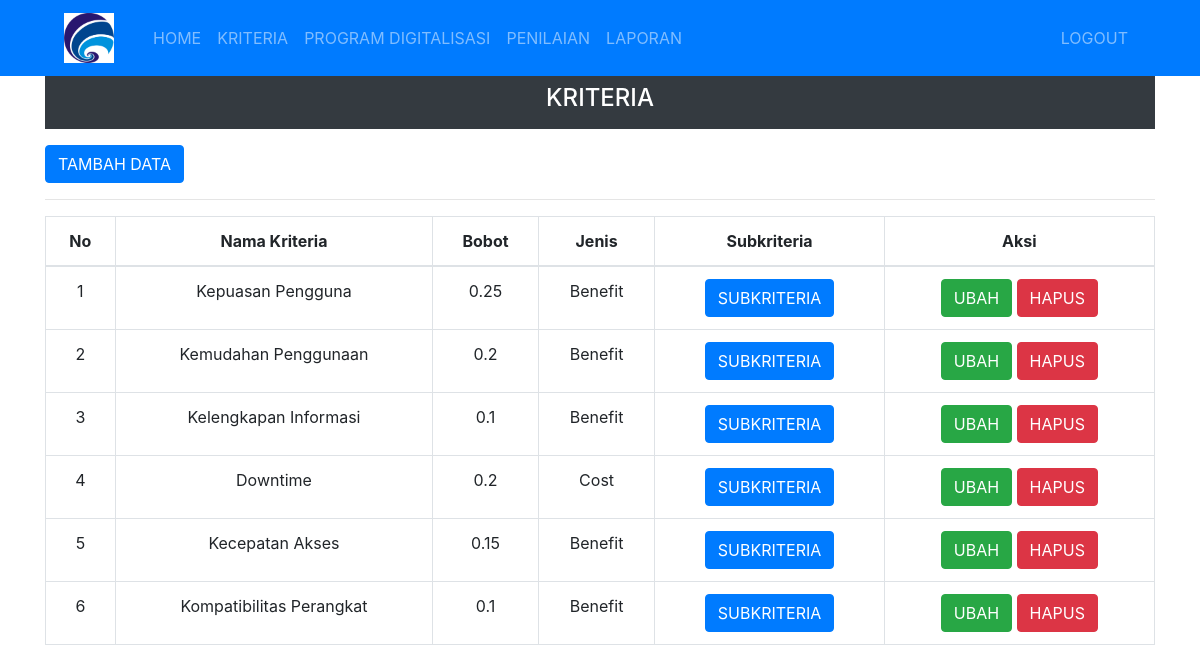
Screenshot of /admin/kriteria.php (signed in) with the database file from the repository.
### tables this page shows
CREATE TABLE `kriteria` (
  `id_kriteria` int(1) NOT NULL,
  `nama_kriteria` varchar(30) NOT NULL,
  `bobot_kriteria` double NOT NULL,
  `jenis_kriteria` varchar(10) NOT NULL,
  `akar_kriteria` double NOT NULL,
  `solusi_ideal_positif` double NOT NULL,
  `solusi_ideal_negatif` double NOT NULL
);

### admin/kriteria.php (the view)
<?php include 'header.php'; ?>
<div class="container-xl">
  <div class="bg-dark text-white py-2 mb-3">
    <h4 class="text-center">KRITERIA</h4>
  </div>
  <div class="panel panelcontainer">
    <div class="bootstrap-table">
      <a href="kriteria-aksi.php?aksi=tambah" class="btn btn-primary"
        >TAMBAH DATA</a
      >
      <hr />
      <div class="table-responsive">
        <table class="table table-bordered">
          <thead>
            <tr>
              <th class="text-center">No</th>
              <th class="text-center">Nama Kriteria</th>
              <th class="text-center">Bobot</th>
              <th class="text-center">Jenis</th>
              <th class="text-center">Subkriteria</th>
              <th class="text-center">Aksi</th>
            </tr>
          </thead>
          <tbody>
            <?php
              $data = mysqli_query($conn, "SELECT * FROM kriteria ORDER BY id_kriteria");
              $no = 1;
              while ($a = mysqli_fetch_array($data)) { ?>
            <tr>
              <td class="text-center"> <?php echo $no++ ?> </td>
              <td class="text-center"> <?php echo $a['nama_kriteria'] ?> </td>
              <td class="text-center"> <?php echo $a['bobot_kriteria'] ?> </td>
              <td class="text-center"> <?php echo $a['jenis_kriteria'] ?> </td>
              <td class="text-center">
                <a href="subkriteria.php?id_kriteria=<?php echo $a['id_kriteria'] ?>" class="btn btn-primary">SUBKRITERIA</a>
              </td>
              <td class="text-center">
                <a href="kriteria-aksi.php?id_kriteria=<?php echo $a['id_kriteria'] ?>&aksi=ubah" class="btn btn-success">UBAH</a>
                <a href="kriteria-proses.php?id_kriteria=<?php echo $a['id_kriteria'] ?>&proses=hapus" class="btn btn-danger">HAPUS</a>
              </td>
            </tr>
            <?php } ?>
          </tbody>
        </table>
      </div>
    </div>
  </div>
</div>

### rows the page displays
kriteria: nama_kriteria "Kepuasan Pengguna", bobot_kriteria "0.25", jenis_kriteria "Benefit"
kriteria: nama_kriteria "Kemudahan Penggunaan", bobot_kriteria "0.2", jenis_kriteria "Benefit"
kriteria: nama_kriteria "Kelengkapan Informasi", bobot_kriteria "0.1", jenis_kriteria "Benefit"
kriteria: nama_kriteria "Downtime", bobot_kriteria "0.2", jenis_kriteria "Cost"
kriteria: nama_kriteria "Kecepatan Akses", bobot_kriteria "0.15", jenis_kriteria "Benefit"
kriteria: nama_kriteria "Kompatibilitas Perangkat", bobot_kriteria "0.1", jenis_kriteria "Benefit"
